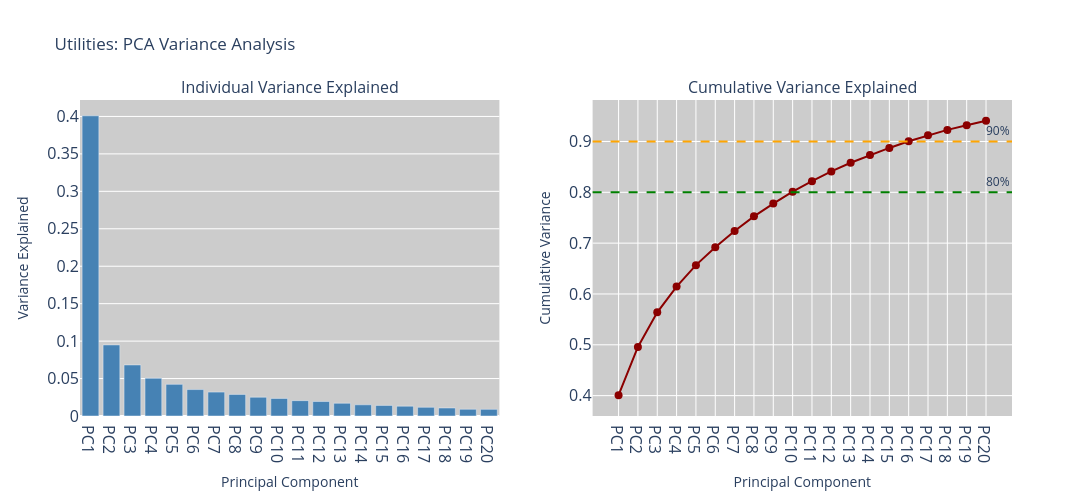

Source (notebook cell):
### Code cell
## [Option] Plot 1: Interactive scree plot
pca = pca_full

variance_df = pd.DataFrame({
    'Component': [f'PC{i+1}' for i in range(len(pca.explained_variance_ratio_))],
    'Variance Explained': pca.explained_variance_ratio_,
    'Cumulative Variance': np.cumsum(pca.explained_variance_ratio_)
})

fig = make_subplots(rows=1, cols=2, subplot_titles=('Individual Variance Explained', 'Cumulative Variance Explained'))

# Bar chart
fig.add_trace(
    go.Bar(x=variance_df['Component'][:20],  # First 20
           y=variance_df['Variance Explained'][:20],
           marker_color='steelblue',
           hovertemplate='%{x}<br>Variance: %{y:.4f}<extra></extra>'),
           row=1, col=1
           )

# Line chart
fig.add_trace(
    go.Scatter(x=variance_df['Component'][:20],
               y=variance_df['Cumulative Variance'][:20],
               mode='lines+markers',
               marker=dict(size=8, color='darkred'),
               line=dict(width=2, color='darkred'),
               hovertemplate='%{x}<br>Cumulative: %{y:.4f}<extra></extra>'),
               row=1, col=2
               )

# Add 80% and 90% reference lines
fig.add_hline(y=0.8, line_dash="dash", line_color="green", 
              annotation_text="80%", row=1, col=2)
fig.add_hline(y=0.9, line_dash="dash", line_color="orange", 
              annotation_text="90%", row=1, col=2)

fig.update_xaxes(title_text="Principal Component", row=1, col=1)
fig.update_xaxes(title_text="Principal Component", row=1, col=2)
fig.update_yaxes(title_text="Variance Explained", row=1, col=1)
fig.update_yaxes(title_text="Cumulative Variance", row=1, col=2)

fig.update_layout(
    width=1200,
    height=500,
    title_text="Utilities: PCA Variance Analysis",
    showlegend=False,
    plot_bgcolor='#cccccc'  # Change plot background color'
)
fig.update_xaxes(tickfont=dict(size=16))
fig.update_yaxes(tickfont=dict(size=16))

fig.show()

## >> save as html and png for sharing 
FILE_NAME = f"Util_subsector_pca_variance_explained_test14"
fig.write_html(f"{HTML_PATH}/{FILE_NAME}.html")
fig.write_image(f"{FIG_PATH}/{FILE_NAME}.png", 
               width=1200, height=500,      
               scale=3          # Scale factor (like DPI multiplier)
               )

# allow to open automatically in the default browser
# import webbrowser
webbrowser.open(f"{HTML_PATH}/{FILE_NAME}.html")

### Figure 1 — Plotly figure (JSON) as saved in the notebook; plotly's stock layout.template omitted (floating-point values rounded to 4 significant figures)
{"data": [{"hovertemplate": "%{x}<br>Variance: %{y:.4f}<extra></extra>", "marker": {"color": "steelblue"}, "type": "bar", "x": ["PC1", "PC2", "PC3", "PC4", "PC5", "PC6", "PC7", "PC8", "PC9", "PC10", "PC11", "PC12", "PC13", "PC14", "PC15", "PC16", "PC17", "PC18", "PC19", "PC20"], "xaxis": "x", "y": [0.4009, 0.09491, 0.06819, 0.0505, 0.04225, 0.0353, 0.0319, 0.02882, 0.02509, 0.02346, 0.02053, 0.01934, 0.01704, 0.01497, 0.01414, 0.01316, 0.01161, 0.01073, 0.009017, 0.008863], "yaxis": "y"}, {"hovertemplate": "%{x}<br>Cumulative: %{y:.4f}<extra></extra>", "line": {"color": "darkred", "width": 2}, "marker": {"color": "darkred", "size": 8}, "mode": "lines+markers", "type": "scatter", "x": ["PC1", "PC2", "PC3", "PC4", "PC5", "PC6", "PC7", "PC8", "PC9", "PC10", "PC11", "PC12", "PC13", "PC14", "PC15", "PC16", "PC17", "PC18", "PC19", "PC20"], "xaxis": "x2", "y": [0.4009, 0.4958, 0.564, 0.6145, 0.6567, 0.692, 0.7239, 0.7527, 0.7778, 0.8013, 0.8218, 0.8411, 0.8582, 0.8731, 0.8873, 0.9004, 0.9121, 0.9228, 0.9318, 0.9407], "yaxis": "y2"}], "layout": {"annotations": [{"font": {"size": 16}, "showarrow": false, "text": "Individual Variance Explained", "x": 0.225, "xanchor": "center", "xref": "paper", "y": 1, "yanchor": "bottom", "yref": "paper"}, {"font": {"size": 16}, "showarrow": false, "text": "Cumulative Variance Explained", "x": 0.775, "xanchor": "center", "xref": "paper", "y": 1, "yanchor": "bottom", "yref": "paper"}, {"showarrow": false, "text": "80%", "x": 1, "xanchor": "right", "xref": "x2 domain", "y": 0.8, "yanchor": "bottom", "yref": "y2"}, {"showarrow": false, "text": "90%", "x": 1, "xanchor": "right", "xref": "x2 domain", "y": 0.9, "yanchor": "bottom", "yref": "y2"}], "height": 500, "plot_bgcolor": "#cccccc", "shapes": [{"line": {"color": "green", "dash": "dash"}, "type": "line", "x0": 0, "x1": 1, "xref": "x2 domain", "y0": 0.8, "y1": 0.8, "yref": "y2"}, {"line": {"color": "orange", "dash": "dash"}, "type": "line", "x0": 0, "x1": 1, "xref": "x2 domain", "y0": 0.9, "y1": 0.9, "yref": "y2"}], "showlegend": false, "title": {"text": "Utilities: PCA Variance Analysis"}, "width": 1200, "xaxis": {"anchor": "y", "domain": [0, 0.45], "tickfont": {"size": 16}, "title": {"text": "Principal Component"}}, "xaxis2": {"anchor": "y2", "domain": [0.55, 1], "tickfont": {"size": 16}, "title": {"text": "Principal Component"}}, "yaxis": {"anchor": "x", "domain": [0, 1], "tickfont": {"size": 16}, "title": {"text": "Variance Explained"}}, "yaxis2": {"anchor": "x2", "domain": [0, 1], "tickfont": {"size": 16}, "title": {"text": "Cumulative Variance"}}}}
